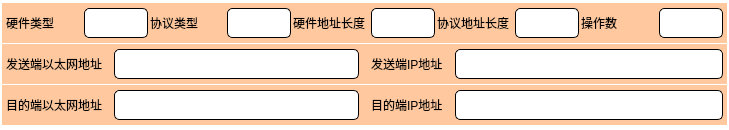
<?xml version="1.0" encoding="UTF-8"?>
<ui version="4.0">
 <class>ArpHeader</class>
 <widget class="QWidget" name="ArpHeader">
  <property name="geometry">
   <rect>
    <x>0</x>
    <y>0</y>
    <width>729</width>
    <height>130</height>
   </rect>
  </property>
  <property name="minimumSize">
   <size>
    <width>0</width>
    <height>130</height>
   </size>
  </property>
  <property name="maximumSize">
   <size>
    <width>16777215</width>
    <height>135</height>
   </size>
  </property>
  <property name="windowTitle">
   <string>Form</string>
  </property>
  <property name="styleSheet">
   <string notr="true">QWidget#ArpHeader{
background-color: rgb(255, 255, 255);
}
QFrame#frame{
background-color: rgb(255, 255, 255);
}
QFrame#frame_5, QFrame#frame_2, QFrame#frame_3, QFrame#frame_4{
background-color: rgba(255, 110, 0, 97);
}

QLineEdit{
border: 1px solid;
border-radius: 5px;
}
QLineEdit:hover {
	border: 1px solid;
	border-color: red;
}</string>
  </property>
  <layout class="QVBoxLayout" name="verticalLayout">
   <property name="spacing">
    <number>0</number>
   </property>
   <property name="leftMargin">
    <number>2</number>
   </property>
   <property name="topMargin">
    <number>2</number>
   </property>
   <property name="rightMargin">
    <number>2</number>
   </property>
   <property name="bottomMargin">
    <number>2</number>
   </property>
   <item>
    <widget class="QFrame" name="frame">
     <property name="frameShape">
      <enum>QFrame::NoFrame</enum>
     </property>
     <property name="frameShadow">
      <enum>QFrame::Raised</enum>
     </property>
     <layout class="QVBoxLayout" name="verticalLayout_2">
      <property name="spacing">
       <number>0</number>
      </property>
      <property name="leftMargin">
       <number>0</number>
      </property>
      <property name="topMargin">
       <number>0</number>
      </property>
      <property name="rightMargin">
       <number>0</number>
      </property>
      <property name="bottomMargin">
       <number>0</number>
      </property>
      <item>
       <widget class="QFrame" name="frame_5">
        <property name="minimumSize">
         <size>
          <width>0</width>
          <height>35</height>
         </size>
        </property>
        <property name="maximumSize">
         <size>
          <width>16777215</width>
          <height>40</height>
         </size>
        </property>
        <property name="frameShape">
         <enum>QFrame::NoFrame</enum>
        </property>
        <property name="frameShadow">
         <enum>QFrame::Raised</enum>
        </property>
        <layout class="QHBoxLayout" name="horizontalLayout_18">
         <property name="spacing">
          <number>12</number>
         </property>
         <property name="leftMargin">
          <number>0</number>
         </property>
         <property name="topMargin">
          <number>0</number>
         </property>
         <property name="rightMargin">
          <number>0</number>
         </property>
         <property name="bottomMargin">
          <number>0</number>
         </property>
         <item>
          <layout class="QHBoxLayout" name="horizontalLayout_6">
           <property name="spacing">
            <number>2</number>
           </property>
           <property name="leftMargin">
            <number>4</number>
           </property>
           <property name="rightMargin">
            <number>4</number>
           </property>
           <item>
            <layout class="QHBoxLayout" name="horizontalLayout_7">
             <property name="spacing">
              <number>6</number>
             </property>
            </layout>
           </item>
           <item>
            <layout class="QHBoxLayout" name="horizontalLayout_8">
             <property name="spacing">
              <number>6</number>
             </property>
             <item>
              <widget class="QLabel" name="label_7">
               <property name="maximumSize">
                <size>
                 <width>16777215</width>
                 <height>25</height>
                </size>
               </property>
               <property name="text">
                <string>硬件类型</string>
               </property>
              </widget>
             </item>
             <item>
              <widget class="QLineEdit" name="lineEdit_hwType">
               <property name="minimumSize">
                <size>
                 <width>64</width>
                 <height>0</height>
                </size>
               </property>
               <property name="maximumSize">
                <size>
                 <width>64</width>
                 <height>30</height>
                </size>
               </property>
              </widget>
             </item>
            </layout>
           </item>
           <item>
            <layout class="QHBoxLayout" name="horizontalLayout_9">
             <property name="spacing">
              <number>6</number>
             </property>
             <item>
              <widget class="QLabel" name="label_8">
               <property name="maximumSize">
                <size>
                 <width>16777215</width>
                 <height>25</height>
                </size>
               </property>
               <property name="text">
                <string>协议类型</string>
               </property>
              </widget>
             </item>
             <item>
              <widget class="QLineEdit" name="lineEdit_proType">
               <property name="minimumSize">
                <size>
                 <width>64</width>
                 <height>0</height>
                </size>
               </property>
               <property name="maximumSize">
                <size>
                 <width>64</width>
                 <height>30</height>
                </size>
               </property>
              </widget>
             </item>
            </layout>
           </item>
           <item>
            <layout class="QHBoxLayout" name="horizontalLayout_3">
             <property name="spacing">
              <number>6</number>
             </property>
             <item>
              <widget class="QLabel" name="label_3">
               <property name="maximumSize">
                <size>
                 <width>16777215</width>
                 <height>25</height>
                </size>
               </property>
               <property name="text">
                <string>硬件地址长度</string>
               </property>
              </widget>
             </item>
             <item>
              <widget class="QLineEdit" name="lineEdit_hwLen">
               <property name="minimumSize">
                <size>
                 <width>64</width>
                 <height>0</height>
                </size>
               </property>
               <property name="maximumSize">
                <size>
                 <width>64</width>
                 <height>30</height>
                </size>
               </property>
              </widget>
             </item>
            </layout>
           </item>
           <item>
            <layout class="QHBoxLayout" name="horizontalLayout_4">
             <property name="spacing">
              <number>6</number>
             </property>
             <item>
              <widget class="QLabel" name="label_4">
               <property name="maximumSize">
                <size>
                 <width>16777215</width>
                 <height>25</height>
                </size>
               </property>
               <property name="text">
                <string>协议地址长度</string>
               </property>
              </widget>
             </item>
             <item>
              <widget class="QLineEdit" name="lineEdit_proLen">
               <property name="minimumSize">
                <size>
                 <width>64</width>
                 <height>0</height>
                </size>
               </property>
               <property name="maximumSize">
                <size>
                 <width>64</width>
                 <height>30</height>
                </size>
               </property>
              </widget>
             </item>
            </layout>
           </item>
           <item>
            <layout class="QHBoxLayout" name="horizontalLayout_5">
             <property name="spacing">
              <number>6</number>
             </property>
             <item>
              <widget class="QLabel" name="label_5">
               <property name="maximumSize">
                <size>
                 <width>16777215</width>
                 <height>25</height>
                </size>
               </property>
               <property name="text">
                <string>操作数</string>
               </property>
              </widget>
             </item>
             <item>
              <widget class="QLineEdit" name="lineEdit_opNum">
               <property name="minimumSize">
                <size>
                 <width>64</width>
                 <height>0</height>
                </size>
               </property>
               <property name="maximumSize">
                <size>
                 <width>64</width>
                 <height>30</height>
                </size>
               </property>
              </widget>
             </item>
            </layout>
           </item>
          </layout>
         </item>
        </layout>
       </widget>
      </item>
      <item>
       <widget class="QFrame" name="frame_3">
        <property name="minimumSize">
         <size>
          <width>0</width>
          <height>35</height>
         </size>
        </property>
        <property name="maximumSize">
         <size>
          <width>16777215</width>
          <height>40</height>
         </size>
        </property>
        <property name="frameShape">
         <enum>QFrame::NoFrame</enum>
        </property>
        <property name="frameShadow">
         <enum>QFrame::Raised</enum>
        </property>
        <layout class="QHBoxLayout" name="horizontalLayout_19">
         <property name="spacing">
          <number>12</number>
         </property>
         <property name="leftMargin">
          <number>0</number>
         </property>
         <property name="topMargin">
          <number>0</number>
         </property>
         <property name="rightMargin">
          <number>0</number>
         </property>
         <property name="bottomMargin">
          <number>0</number>
         </property>
         <item>
          <layout class="QHBoxLayout" name="horizontalLayout_15">
           <property name="leftMargin">
            <number>4</number>
           </property>
           <property name="rightMargin">
            <number>4</number>
           </property>
           <item>
            <layout class="QHBoxLayout" name="horizontalLayout_10">
             <item>
              <widget class="QLabel" name="label_9">
               <property name="maximumSize">
                <size>
                 <width>16777215</width>
                 <height>25</height>
                </size>
               </property>
               <property name="text">
                <string>发送端以太网地址</string>
               </property>
              </widget>
             </item>
             <item>
              <widget class="QLineEdit" name="lineEdit_srcMac">
               <property name="minimumSize">
                <size>
                 <width>0</width>
                 <height>0</height>
                </size>
               </property>
               <property name="maximumSize">
                <size>
                 <width>16777215</width>
                 <height>30</height>
                </size>
               </property>
               <property name="text">
                <string/>
               </property>
              </widget>
             </item>
            </layout>
           </item>
           <item>
            <layout class="QHBoxLayout" name="horizontalLayout_11">
             <item>
              <widget class="QLabel" name="label_10">
               <property name="maximumSize">
                <size>
                 <width>16777215</width>
                 <height>25</height>
                </size>
               </property>
               <property name="text">
                <string>发送端IP地址</string>
               </property>
              </widget>
             </item>
             <item>
              <widget class="QLineEdit" name="lineEdit_srcIp">
               <property name="minimumSize">
                <size>
                 <width>0</width>
                 <height>0</height>
                </size>
               </property>
               <property name="maximumSize">
                <size>
                 <width>16777215</width>
                 <height>30</height>
                </size>
               </property>
              </widget>
             </item>
            </layout>
           </item>
          </layout>
         </item>
        </layout>
       </widget>
      </item>
      <item>
       <widget class="QFrame" name="frame_4">
        <property name="minimumSize">
         <size>
          <width>0</width>
          <height>35</height>
         </size>
        </property>
        <property name="maximumSize">
         <size>
          <width>16777215</width>
          <height>40</height>
         </size>
        </property>
        <property name="frameShape">
         <enum>QFrame::NoFrame</enum>
        </property>
        <property name="frameShadow">
         <enum>QFrame::Raised</enum>
        </property>
        <layout class="QHBoxLayout" name="horizontalLayout_20">
         <property name="spacing">
          <number>12</number>
         </property>
         <property name="leftMargin">
          <number>0</number>
         </property>
         <property name="topMargin">
          <number>0</number>
         </property>
         <property name="rightMargin">
          <number>0</number>
         </property>
         <property name="bottomMargin">
          <number>0</number>
         </property>
         <item>
          <layout class="QHBoxLayout" name="horizontalLayout_16">
           <property name="leftMargin">
            <number>4</number>
           </property>
           <property name="rightMargin">
            <number>4</number>
           </property>
           <item>
            <layout class="QHBoxLayout" name="horizontalLayout_12">
             <item>
              <widget class="QLabel" name="label_11">
               <property name="maximumSize">
                <size>
                 <width>16777215</width>
                 <height>25</height>
                </size>
               </property>
               <property name="text">
                <string>目的端以太网地址</string>
               </property>
              </widget>
             </item>
             <item>
              <widget class="QLineEdit" name="lineEdit_dstMac">
               <property name="minimumSize">
                <size>
                 <width>0</width>
                 <height>0</height>
                </size>
               </property>
               <property name="maximumSize">
                <size>
                 <width>16777215</width>
                 <height>30</height>
                </size>
               </property>
              </widget>
             </item>
            </layout>
           </item>
           <item>
            <layout class="QHBoxLayout" name="horizontalLayout_13">
             <item>
              <widget class="QLabel" name="label_12">
               <property name="maximumSize">
                <size>
                 <width>16777215</width>
                 <height>25</height>
                </size>
               </property>
               <property name="text">
                <string>目的端IP地址</string>
               </property>
              </widget>
             </item>
             <item>
              <widget class="QLineEdit" name="lineEdit_dstIp">
               <property name="minimumSize">
                <size>
                 <width>0</width>
                 <height>0</height>
                </size>
               </property>
               <property name="maximumSize">
                <size>
                 <width>16777215</width>
                 <height>30</height>
                </size>
               </property>
              </widget>
             </item>
            </layout>
           </item>
          </layout>
         </item>
        </layout>
       </widget>
      </item>
     </layout>
    </widget>
   </item>
  </layout>
 </widget>
 <resources/>
 <connections/>
</ui>
